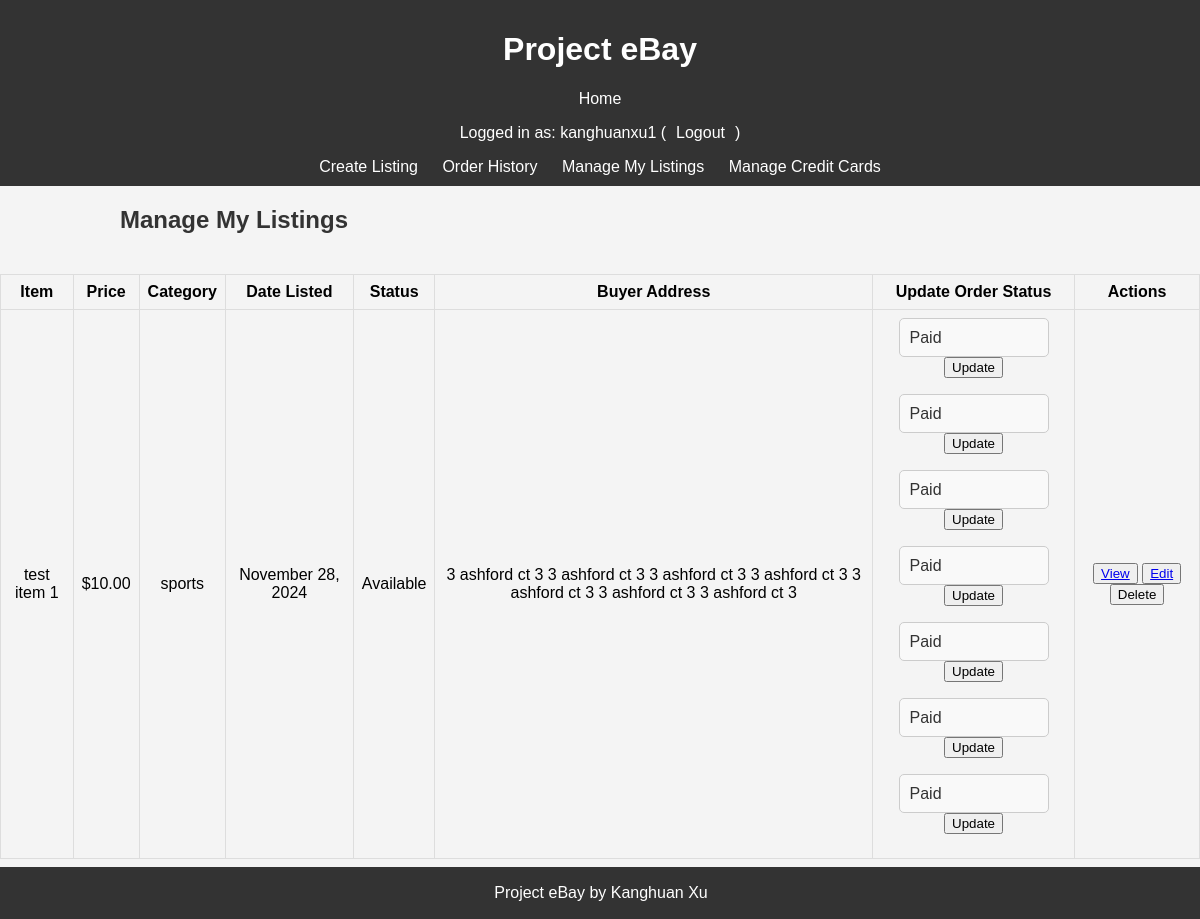
The app's page /listings/manage/ (signed in) with its own data.
### project/models.py (models this page shows, shortened)
class Listing(models.Model):
    name = models.CharField(max_length=200) # Name of the item
    description = models.TextField() # Description of the item
    price = models.DecimalField(max_digits=10, decimal_places=2) # Price of the item
    image = models.ImageField(upload_to='listing_images/', blank=True, null=True) # Image of the item
    category = models.CharField(max_length=100) # Category the item belongs to
    created_at = models.DateTimeField(auto_now_add=True) # Timestamp for when the item was listed
    expires_at = models.DateTimeField() # Expiration timestamp for the listing
    user = models.ForeignKey(User, on_delete=models.CASCADE, related_name="listings")  # Link to User
    sold = models.BooleanField(default=False)  # Track sold status
    quantity = models.PositiveIntegerField(default=1)

class Order(models.Model):
    buyer = models.ForeignKey(User, on_delete=models.CASCADE, related_name='orders')
    seller = models.ForeignKey(User, on_delete=models.CASCADE, related_name='sales')
    listing = models.ForeignKey(Listing, on_delete=models.CASCADE)
    quantity = models.PositiveIntegerField(default=1)
    total_price = models.DecimalField(max_digits=10, decimal_places=2, default=0.00)
    delivery_address = models.TextField(blank=True, null=True)
    created_at = models.DateTimeField(auto_now_add=True)
    status = models.CharField(
        max_length=50,
        choices=[('Pending', 'Pending'), ('Paid', 'Paid'), ('Shipped', 'Shipped'), ('Delivered', 'Delivered')],
        default='Pending'
    )

class Profile(models.Model):
    user = models.OneToOneField(User, on_delete=models.CASCADE, related_name='profile')
    address = models.TextField()
    phone_number = models.CharField(max_length=15)
    profile_image = models.ImageField(upload_to='profile_images/', blank=True, null=True)

### project/views.py (the view)
# urls.py: path('listings/manage/', ManageListingsView.as_view(), name='manage_listings'),
class ManageListingsView(LoginRequiredMixin, View):
    def get(self, request, *args, **kwargs):
        listings = Listing.objects.filter(user=request.user).order_by('-created_at')
        orders = Order.objects.filter(seller=request.user).select_related('buyer__profile', 'listing')
        return render(request, 'project/manage_listings.html', {
            'listings': listings,
            'orders': orders,
        })

### project/templates/project/manage_listings.html (shortened to what this page needs)
{% extends 'project/base.html' %}
{% block content %}
    <div class="manage-listings-container">
        <h2>Manage My Listings</h2>
        {% if listings %}
            <table class="manage-listings-table">
                <thead>
                    <tr>
                        <th>Item</th>
                        <th>Price</th>
                        <th>Category</th>
                        <th>Date Listed</th>
                        <th>Status</th>
                        <th>Buyer Address</th>
                        <th>Update Order Status</th>
                        <th>Actions</th>
                    </tr>
                </thead>
                <tbody>
                    {% for listing in listings %}
                        <tr>
                            <td>{{ listing.name }}</td>
                            <td>${{ listing.price }}</td>
                            <td>{{ listing.category }}</td>
                            <td>{{ listing.created_at|date:"F d, Y" }}</td>
                            <td>{{ listing.sold|yesno:"Sold,Available" }}</td>
                            <td>
                                {% for order in orders %}
                                    {% if order.listing.id == listing.id %}
                                        {{ order.buyer.profile.address }}
                                    {% endif %}
                                {% endfor %}
                            </td>
                            <td>
                                {% for order in orders %}
                                    {% if order.listing.id == listing.id %}
                                        <form method="post" action="{% url 'update_order_status' order.id %}">
                                            <select name="status" class="dropdown-select">
                                                <option value="Paid" {% if order.status == "Paid" %}selected{% endif %}>Paid</option>
                                            </select>
                                            <button type="submit" >Update</button>
                                        </form>
                                    {% endif %}
                                {% endfor %}
                            </td>
                            <td>
                                <button><a href="{% url 'listing_detail' listing.id %}">View</a></button>
                                <button><a href="{% url 'edit_listing' listing.id %}">Edit</a></button>
                                <form method="post" action="{% url 'delete_listing' listing.id %}" style="display:inline;">
                                    <button type="submit" onclick="return confirm('Are you sure you want to delete this listing?');">Delete</button>
                                </form>
                            </td>
                        </tr>
                    {% endfor %}
                </tbody>
            </table>
        {% else %}
            <p>You have no listings to manage.</p>
        {% endif %}
    </div>
{% endblock %}

### project/templates/project/base.html (shortened to what this page needs)
<html lang="en">
<head>
</head>
<body>
    <header>
        <h1>Project eBay</h1>
        <nav>
            <a href="/">Home</a>
            {% if user.is_authenticated %}
            <p>Logged in as: {{user.username}} (<a href="{% url 'logout' %}">Logout</a>)</p>
            <a href="{% url 'create_listing' %}">Create Listing</a>
            <a href="{% url 'order_history' %}">Order History</a>
            <a href="{% url 'manage_listings' %}">Manage My Listings</a>
            <a href="{% url 'manage_credit_cards' %}">Manage Credit Cards</a>
            {% else %}
            <a href="{% url 'login' %}">Login</a>
            <a href="{% url 'register' %}">Register</a>
            {% endif %}
        </nav>
    </header>
    <main>
        {% block content %}{% endblock %}
    </main>
    <footer>
        <p>Project eBay by Kanghuan Xu {{ current_year }}</p>
    </footer>
</body>
</html>

### project/templates/project/base.html (style rules this page uses)
body { font-family: Arial, sans-serif; margin: 0; padding: 0; background-color: #f4f4f4; padding-bottom: 60px; }
header { background-color: #333; color: #fff; padding: 10px 20px; text-align: center; }
header nav a { color: #fff; margin: 0 10px; text-decoration: none; }
footer { background-color: #333; color: #fff; text-align: center; padding: 1px; position: fixed; width: 100%; bottom: 0; z-index: 1000; }
h2 { font-size: 1.5rem; font-weight: bold; padding: 20px; margin: 0; color: #333; text-align: left; padding-left: 10%; }
.manage-listings-table { width: 100%; border-collapse: collapse; margin-top: 20px; }
.manage-listings-table th, .manage-listings-table td { border: 1px solid #ddd; padding: 8px; text-align: center; }
.manage-listings-table th { background-color: #f4f4f4; font-weight: bold; }
.dropdown-select { padding: 10px; font-size: 16px; border: 1px solid #ccc; border-radius: 5px; background-color: #f9f9f9; color: #333; appearance: none; cursor: pointer; width: 150px; transition: background-color 0.3s, border-color 0.3s; }

### records on screen
Listing: name "test item 1", price "10.00", category "sports", created_at "November 28, 2024", sold "Available"
Order: buyer.profile.address "3 ashford ct 3"
Order: buyer.profile.address "3 ashford ct 3"
Order: buyer.profile.address "3 ashford ct 3"
Order: buyer.profile.address "3 ashford ct 3"
Order: buyer.profile.address "3 ashford ct 3"
Order: buyer.profile.address "3 ashford ct 3"
Order: buyer.profile.address "3 ashford ct 3"

### other values on screen
{{ user.username }} "kanghuanxu1"
